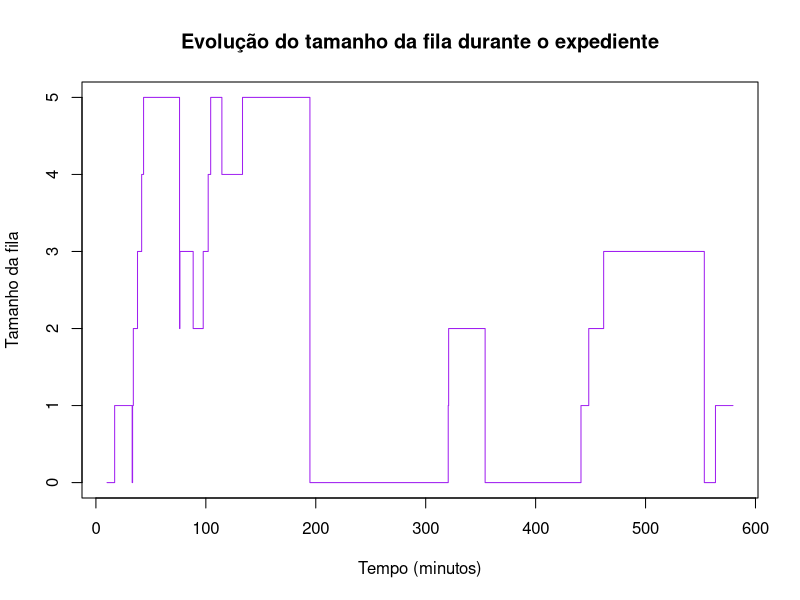

Write the R code that produced this figure.
## ---- chunk 1
lambda <- 5/60 # taxa média de chegada convertida em minutos (5/hora)

rexp(1, rate = lambda)
## ---- chunk 2
lambda2 <- 5/60 # taxa média de atendimento convertida em minutos (5/hora)

rexp(1, rate = lambda2)
## ---- chunk 3
tempo_total <- 0
chegadas <- c()

tempo_limite <- 600 # 10horas de expediente



while (tempo_total < tempo_limite) {
  tempo_proxima_chegada <- rexp(1, rate = lambda)
  tempo_total <- tempo_total + tempo_proxima_chegada
  if (tempo_total <= tempo_limite) {
    chegadas <- c(chegadas, tempo_total)
  }
}
chegadas
(Total_chegadas <- length(chegadas)) 
## ---- chunk 4
(tempo_atendimento <- rexp(Total_chegadas, rate = lambda2))
## ---- chunk 5
#Início - atendimento 1 
atendimentos_feitos <- 0
fila_atual <- 0 

fim_atendimento <-  numeric(Total_chegadas)


(inicio_atendimento <- chegadas[1])

(tempo_atendimento[1])

(fim_atendimento[1] <- inicio_atendimento + tempo_atendimento[1])






#Atendimento 2

chegadas[2]

(atendimentos_feitos <- sum(fim_atendimento <= chegadas[2] & fim_atendimento > 0))

(fila_atual <- 1 - atendimentos_feitos)


(inicio_atendimento <- max(max(fim_atendimento) ,chegadas[2]))

(tempo_atendimento[2])

(fim_atendimento[2] <- inicio_atendimento + tempo_atendimento[2])


#Atendimento 3

chegadas[3]

(atendimentos_feitos <- sum(fim_atendimento <= chegadas[3] & fim_atendimento > 0))

(fila_atual <- 2 - atendimentos_feitos)


(inicio_atendimento <- max(max(fim_atendimento) ,chegadas[3]))

(tempo_atendimento[3])

(fim_atendimento[3] <- inicio_atendimento + tempo_atendimento[3])

fim_atendimento

## ---- chunk 6
set.seed(123)

# Parâmetros
lambda_chegada <- 5 / 60    # chegadas por minuto
lambda_atendimento <- 7 / 60  # atendimentos por minuto
tempo_limite <- 10 * 60     # 10 horas em minutos

# Inicializar variáveis
tempo_total <- 0
tempo_chegada <- c()

# Simular tempos de chegada até completar 10 horas
while (tempo_total < tempo_limite) {
  tempo_proxima_chegada <- rexp(1, rate = lambda_chegada)
  tempo_total <- tempo_total + tempo_proxima_chegada
  if (tempo_total <= tempo_limite) {
    tempo_chegada <- c(tempo_chegada, tempo_total)
  }
}

# Número de clientes
n_clientes <- length(tempo_chegada)

# Gerar tempos de atendimento
tempos_atendimento <- rexp(n_clientes, rate = lambda_atendimento)

# Inicializar vetores
inicio_atendimento <- numeric(n_clientes)
fim_atendimento <- numeric(n_clientes)
tempo_espera <- numeric(n_clientes)
tamanho_fila <- numeric(n_clientes)

# Variável para controlar o fim do atendimento anterior
fim_atendimento_anterior <- 0

# Variável para controlar o tamanho atual da fila
fila_atual <- 0

# Loop para processar cada cliente
for (i in 1:n_clientes) {
  
  # Chegada do cliente
  chegada <- tempo_chegada[i]
  
  # Quantos atendimentos foram concluídos antes dessa chegada?
  if (i == 1) {
    atendimentos_concluidos <- 0
  } else {
    atendimentos_concluidos <- sum(fim_atendimento[1:(i-1)] <= chegada)
  }
  
  # Fila atual = número de chegadas até agora - número de atendimentos concluídos
  fila_atual <- i - atendimentos_concluidos - 1  # -1 pois o cliente i acabou de chegar
  
  # Armazena tamanho da fila no momento da chegada do cliente i
  tamanho_fila[i] <- fila_atual
  
  # Define início e fim do atendimento
  inicio_atendimento[i] <- max(chegada, fim_atendimento_anterior)
  fim_atendimento[i] <- inicio_atendimento[i] + tempos_atendimento[i]
  
  # Tempo de espera
  tempo_espera[i] <- inicio_atendimento[i] - chegada
  
  # Atualiza fim do atendimento anterior
  fim_atendimento_anterior <- fim_atendimento[i]
}

# 📊 Resultados
cat("Número de clientes atendidos em 10 horas:", n_clientes, "\n")
cat("Tempo médio de espera (minutos):", round(mean(tempo_espera), 2), "\n")
cat("Tempo máximo de espera (minutos):", round(max(tempo_espera), 2), "\n")
cat("Tamanho máximo da fila formada:", max(tamanho_fila), "clientes\n")

# 📈 Gráfico do tamanho da fila ao longo dos atendimentos
plot(tempo_chegada, tamanho_fila, type = "s", col = "purple",
     xlab = "Tempo (minutos)", ylab = "Tamanho da fila",
     main = "Evolução do tamanho da fila durante o expediente")
